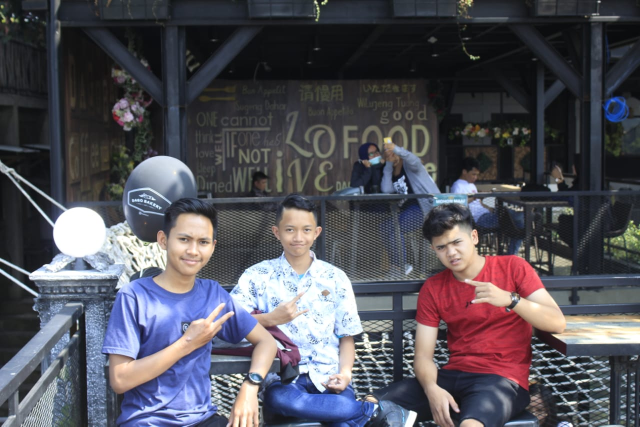
#> input picture 1207070066_Mochammad Reza Dwi Syahputra_praktikum pcd 10/azizi.jpg, 1280 x 853 px (shown at 1/2 size)
$ python 'tugas 2.py'
#> lines starting #> are read from the running program, lines starting #| are printed output that depends on the picture
import numpy as np
import imageio
import matplotlib.pyplot as plt
import cv2

# img = imageio.imread("gambar4.jpg")
img_bgr = cv2.imread("azizi.jpg")
#> img_bgr is the input picture: shape (853, 1280, 3); mean B, G, R 90.1, 81.6, 83
img = cv2.cvtColor(img_bgr, cv2.COLOR_BGR2RGB)
height, width, channel = img_bgr.shape
#> height = 853; width = 1280; channel = 3

hgr = np.zeros((256))
hgg = np.zeros((256))
hgb = np.zeros((256))
hgrgb = np.zeros((768), dtype=np.int32)

def makeItZero():
    for x in range(0, 256):
        hgr[x] = 0
        hgg[x] = 0
        hgb[x] = 0
    for x in range(0, 768):
        hgrgb[x] = 0

makeItZero()

# th = int(256/64)
temp = [0]
for y in range(0, height):
    for x in range(0, width):
        red = int(img[y][x][0])
        green = int(img[y][x][1])
        blue = int(img[y][x][2])
        red = red + 0
        green = green + 256
        blue = blue + 512
        # temp.append(green)
        hgrgb[red] += 1
        hgrgb[green] += 1
        hgrgb[blue] += 1
#> after the loop, hgrgb = 768 values, max 35591 at index 767, min 0 at index 1, mean 4265

binsrgb = np.linspace(0, 768, 100)

binsr = np.linspace(0, 0, 100)
plt.hist(hgr, binsr, color = "red", alpha=0.5)
binsg = np.linspace(0, 256, 100)
plt.hist(hgr, binsg, color = "green", alpha=0.5)
binsb = np.linspace(0, 768, 100)
plt.hist(hgr, binsb, color = "blue", alpha=0.5)
#plt.hist(hgr, binsrgb, alpha=0.5)
plt.plot(hgrgb)
plt.title("Histogram Red Green Blue")
plt.show()
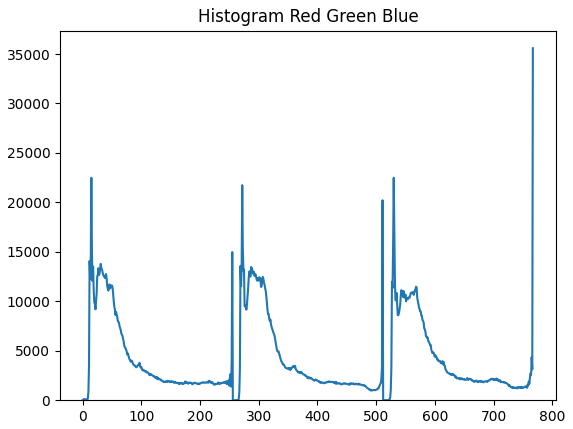
#> figure drawn by matplotlib, 1 panel; tallest bar 256 high, from x = 0 to 0; tallest bar 256 high, from x = 2.22e-16 to 2.59; tallest bar 256 high, from x = 0 to 7.76; curve peaks at x = 767, y = 35591

hist_img = cv2.calcHist([img], [0], None, [768], [0, 768])
#> hist_img = 768 values, max 22485 at index 15, min 0 at index 1, mean 1421.7
plt.plot(hist_img)
plt.title("Histogram Red Green Blue")
plt.show()
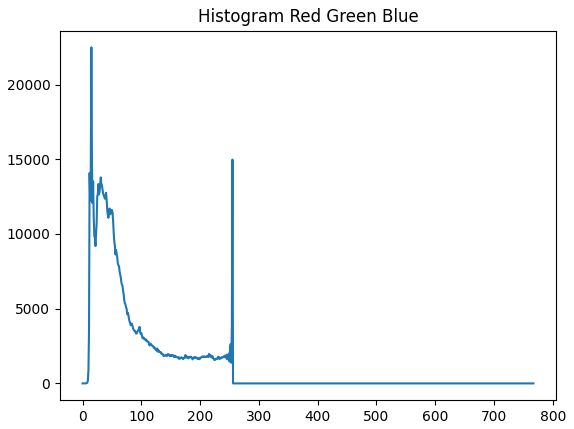
#> figure drawn by matplotlib, 1 panel; curve peaks at x = 15, y = 22485

makeItZero()
for y in range(0, img.shape[0]):
    for x in range(0, img.shape[1]):
        red = img[y][x][0]
        green = img[y][x][1]
        blue = img[y][x][2]
        hgr[red] += 1
        hgg[green] += 1
        hgb[blue] += 1
#> after the loop, hgb = 256 values, max 35591 at index 255, min 0 at index 1, mean 4265; hgg = 256 values, max 21738 at index 16, min 0 at index 0, mean 4265; hgr = 256 values, max 22485 at index 15, min 0 at index 1, mean 4265
def plot_result(red, green, blue):
    bins = np.linspace(0, 256, 128)
    fig, (ax1, ax2, ax3) = plt.subplots(1, 3, sharey=True)
    for ax in [ax1, ax2, ax3]:
        ax.spines["top"].set_visible(False)
        ax.spines["right"].set_visible(False)
        ax.spines["left"].set_visible(False)
        ax.spines["bottom"].set_visible(False)
        ax.grid(color='b', linestyle='--', linewidth=0.5, alpha=0.3)
        ax.tick_params(direction='out', color='b', width='1')
    ax1.set_title('Red')
    ax2.set_title('Green')
    ax3.set_title('Blue')
    ax1.hist(red, bins, color="red", alpha=1)
    ax2.hist(green, bins, color="green", alpha=1)
    ax3.hist(blue, bins, color="blue", alpha=1)
plt.rcParams['figure.figsize'] = [20, 7]
plot_result(hgr, hgg, hgb)
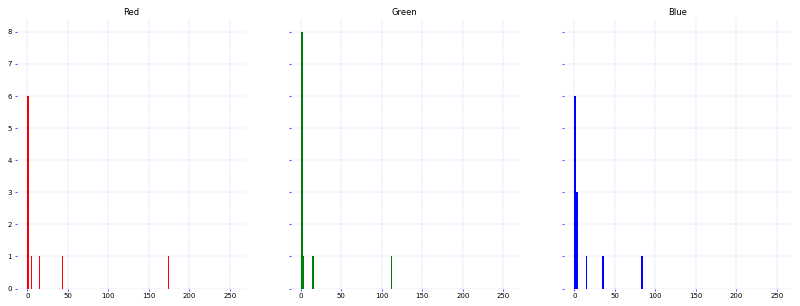
#> figure drawn by matplotlib, 3 panels; panel 1: tallest bar 6 high, from x = 0 to 2.02

$ run again, with 1207070066_Mochammad Reza Dwi Syahputra_praktikum pcd 10/123.jpg copied over 1207070066_Mochammad Reza Dwi Syahputra_praktikum pcd 10/azizi.jpg
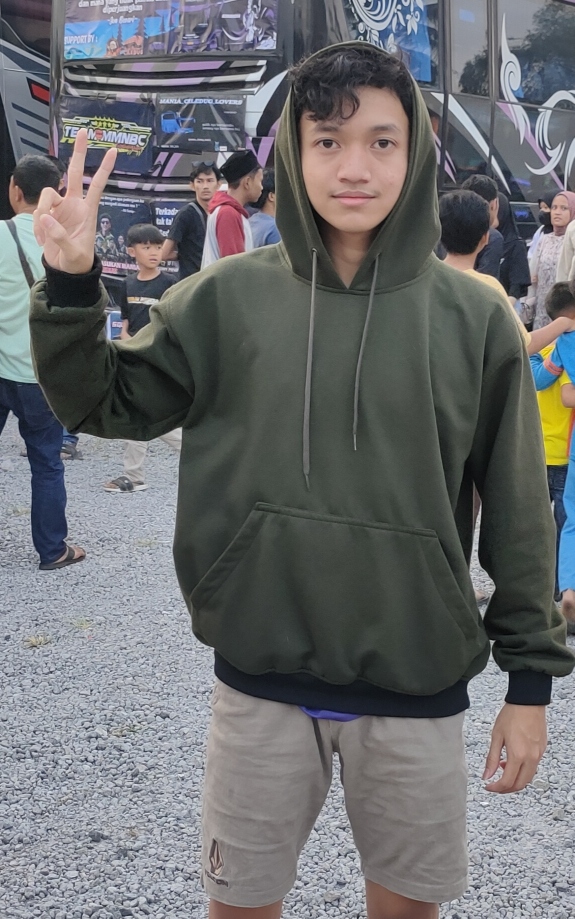
#> input picture 1207070066_Mochammad Reza Dwi Syahputra_praktikum pcd 10/123.jpg, 1149 x 1837 px (shown at 1/2 size)
#> img_bgr is the input picture: shape (1837, 1149, 3); mean B, G, R 110.8, 108.4, 107.2
#> after the loop `for y in range(0, height):`: hgrgb = 768 values, max 21321 at index 570, min 0 at index 256, mean 8245
#> hist_img = 768 values, max 21051 at index 56, min 0 at index 256, mean 2748.3
#> `plt.show()`:
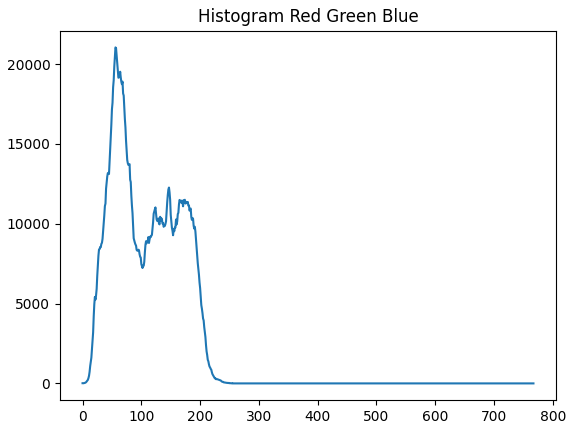
#> figure drawn by matplotlib, 1 panel; curve peaks at x = 56, y = 21051
#> after the loop `for y in range(0, img.shape[0]):`: hgb = 256 values, max 21321 at index 58, min 5 at index 251, mean 8245; hgg = 256 values, max 20540 at index 64, min 0 at index 0, mean 8245; hgr = 256 values, max 21051 at index 56, min 3 at index 254, mean 8245
#> `plot_result(hgr, hgg, hgb)`:
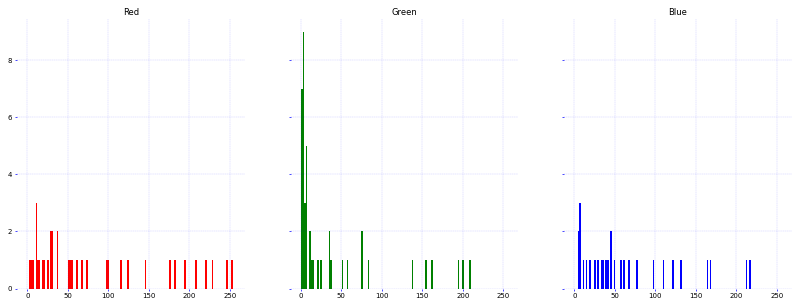
#> figure drawn by matplotlib, 3 panels; panel 1: tallest bar 3 high, from x = 10.08 to 12.09
